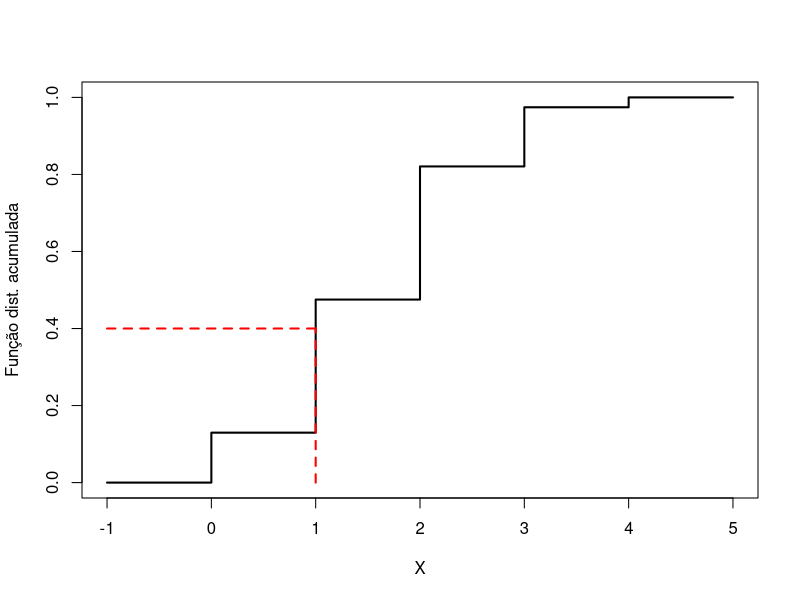
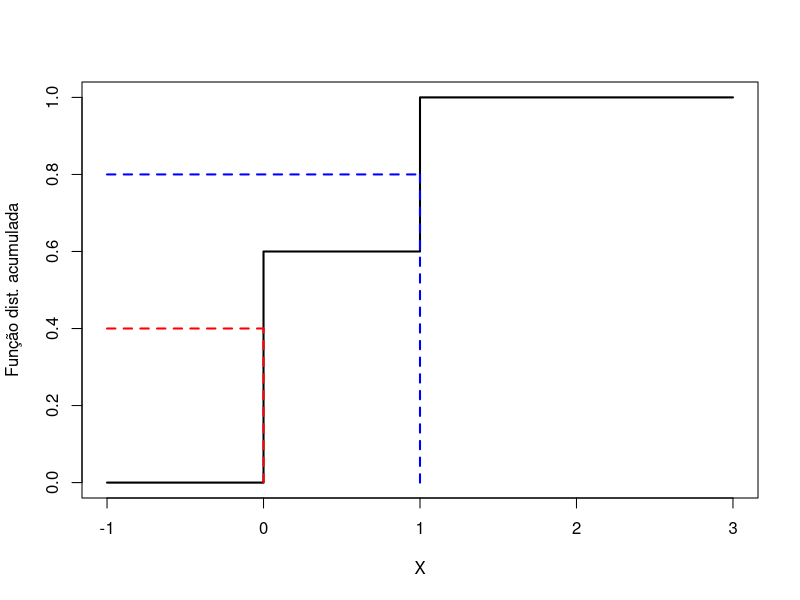
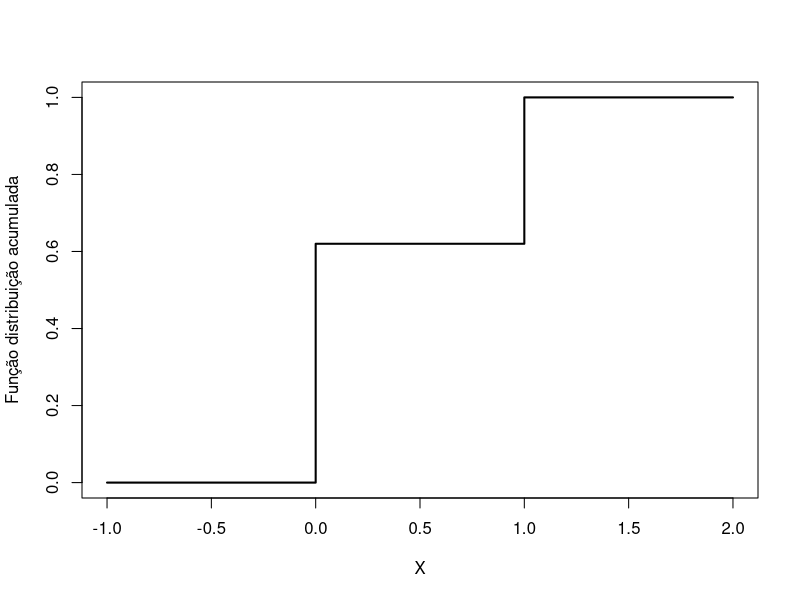
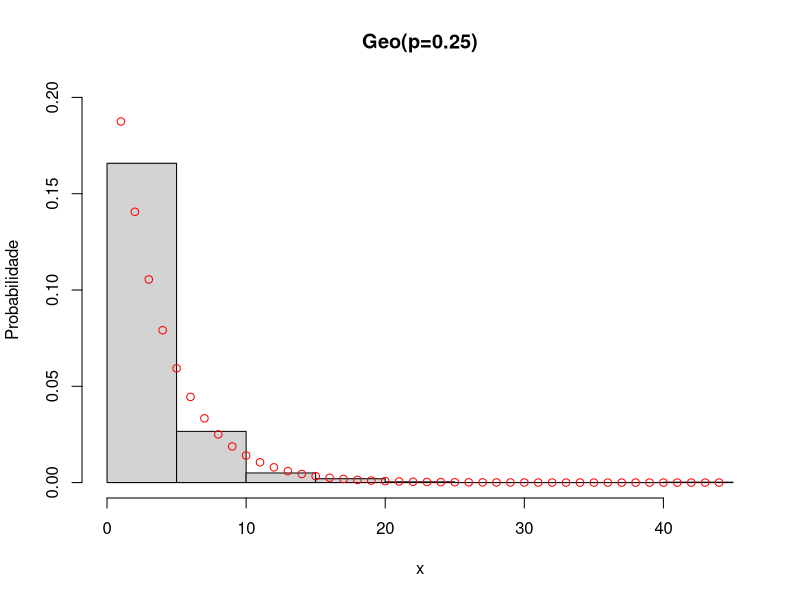

Write the R code that produced these figures, in order.
## ---- chunk 1
knitr::opts_chunk$set(echo = TRUE)
## ---- chunk 2

plot(seq(-1,5), pbinom(seq(-1,5), size=4, prob=0.4),lwd=2, type = 's', ylab="Função dist. acumulada", xlab="X")
segments(-1, 0.4, 1, 0.4, lwd=2, lty=2, col="red")
segments(1, 0, 1, 0.4, lwd=2, lty=2, col="red")
## ---- chunk 3

plot(seq(-1,3), pbinom(seq(-1,3), size=1, prob=0.4),lwd=2, type = 's', ylab="Função dist. acumulada", xlab="X")
segments(-1, 0.4, 0, 0.4, lwd=2, lty=2, col="red")
segments(0, 0, 0, 0.4, lwd=2, lty=2, col="red")
segments(-1, 0.8, 1, 0.8, lwd=2, lty=2, col="blue")
segments(1, 0, 1, 0.8, lwd=2, lty=2, col="blue")
## ---- chunk 4
set.seed(2023)
n <- 100
u <- runif(n)
head(u)

x <- ifelse(u > 0.6, 1, 0)
head(x)

# uma outra maneira é x <- as.integer(u > 0.6)

# resumo dos valores gerados
table(x)/n
cat("média=", mean(x))

# Plot da função acumulada 
plot(c(-1, 0, 1, 2), c(0, 0.62, 1, 1), lwd = 2, type = 's', ylab = "Função distribuição acumulada", 
     xlab = "X", xlim = c(-1, 2))

## ---- chunk 5
set.seed(2023)
n <- 100

## usando a v.a. binomial

x1 <- rbinom(n, size = 1, prob = 0.4)
table(x1)
cat("média=", mean(x1), "\n")

set.seed(2023)
## usando a função sample
x2 <- sample(c(0, 1), size = n, replace = TRUE, prob = c(0.6, 0.4))
table(x2)
cat("média=", mean(x2))
## ---- chunk 6
set.seed(2023)
n <- 1000
u <- runif(n)
p <- 1/4
x <- floor(log(1 - u)/log( 1- p))

# resumo dos valores gerados

print("Resumos")

summary(x)

# Tabela dos valores gerados
print("Tabela dos valores gerados")
table(x)/n

# A média da dist geo(p) é dada por (1-p)/p
# A variância da dist geo(p) é dada por (1-p)/p^2

cat("A média da dist geo(p) é ", (1-p)/p, "\n")

cat("A média cálculada a partir da amostra é ", mean(x), "\n")

cat("A variância da dist geo(p) é ", (1-p)/p^2, "\n")

cat("A variância cálculada a partir da amostra é ", var(x), "\n")

# densidade estimada pelo histograma 
hist(x, prob=T, main="Geo(p=0.25)", ylab="Probabilidade", ylim=c(0, 0.2))   
y <- seq(0, max(x))

# Calculo da probabilidade
points(y, p*(1-p)^y, col="red")  

